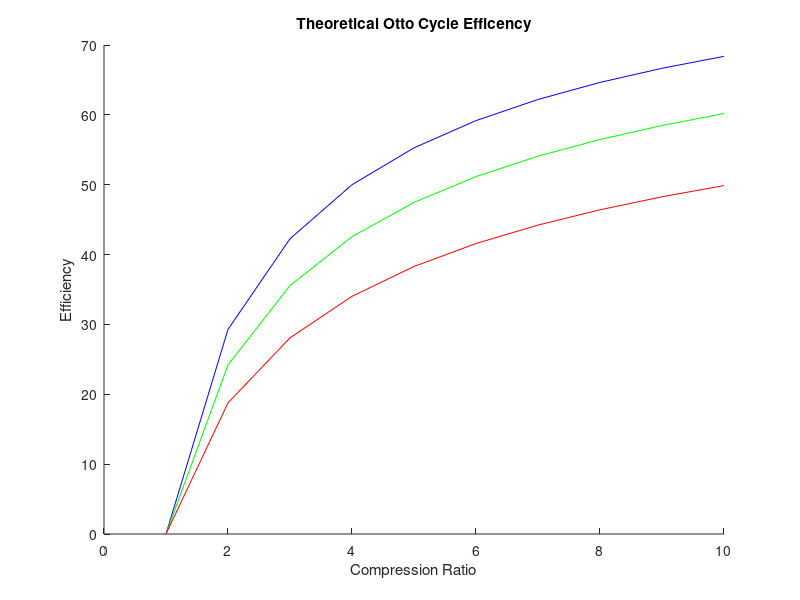

Here is the MATLAB script that generated this plot:



r1 = 1:1:10;
g1 = 1.5;
g2 = 1.4;
g3 = 1.3;
e1 = (1-(1./(r1)).^(g1-1))*100;
e2 = (1-(1./(r1)).^(g2-1))*100;
e3 = (1-(1./(r1)).^(g3-1))*100;
hold on 
plot(r1,e1,'color','b')
plot(r1,e2,'color','g')
plot(r1,e3,'color','r')
xlabel('Compression Ratio');
ylabel('Efficiency');
title('Theoretical Otto Cycle Efficency');